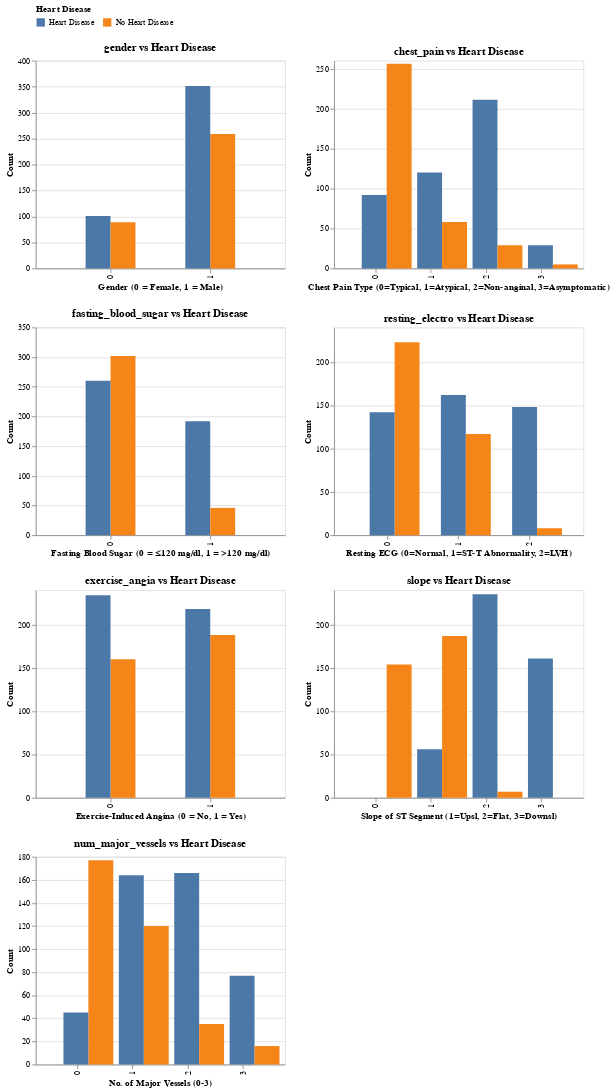

Notebook source saved alongside this figure:
### Code cell
# updated col names
cat_cols = ['gender','chest_pain','fasting_blood_sugar','resting_electro','exercise_angia','slope','num_major_vessels']

axis_titles = {
    'gender': 'Gender (0 = Female, 1 = Male)',
    'chest_pain': 'Chest Pain Type (0=Typical, 1=Atypical, 2=Non-anginal, 3=Asymptomatic)',
    'fasting_blood_sugar': 'Fasting Blood Sugar (0 = ≤120 mg/dl, 1 = >120 mg/dl)',
    'resting_electro': 'Resting ECG (0=Normal, 1=ST-T Abnormality, 2=LVH)',
    'exercise_angia': 'Exercise-Induced Angina (0 = No, 1 = Yes)',
    'slope': 'Slope of ST Segment (1=Upsl, 2=Flat, 3=Downsl)',
    'num_major_vessels': 'No. of Major Vessels (0-3)'}

charts = []

for col in axis_titles.keys():
    chart = alt.Chart(train_heart).mark_bar(size=30).encode(
        x=alt.X(
            f'{col}:N',
            title=axis_titles[col],     
            scale=alt.Scale(paddingInner=0.5, paddingOuter=0.5)),
        xOffset='target:N',
        y=alt.Y('count()', title='Count'),
        color=alt.Color('target:N', title='Heart Disease'),
        tooltip=[alt.Tooltip('count()', title='Count')]).properties(
        title=f'{col} vs Heart Disease',
        width=300,
        height=250)
    charts.append(chart)


rows = []
for i in range(0, len(charts), 2):
    rows.append(alt.hconcat(*charts[i:i+2]))

final_chart = alt.vconcat(*rows).configure_legend(
    orient='top')
final_chart

### Figure 1 — Vega-Lite specification as saved in the notebook (floating-point values rounded to 4 significant figures; data arrays with more than 128 entries replaced by an {"elided": "..."} marker saying what was removed)
{"config": {"view": {"continuousWidth": 300, "continuousHeight": 300}, "legend": {"orient": "top"}}, "vconcat": [{"hconcat": [{"mark": {"type": "bar", "size": 30}, "encoding": {"color": {"field": "target", "title": "Heart Disease", "type": "nominal"}, "tooltip": [{"aggregate": "count", "title": "Count", "type": "quantitative"}], "x": {"field": "gender", "scale": {"paddingInner": 0.5, "paddingOuter": 0.5}, "title": "Gender (0 = Female, 1 = Male)", "type": "nominal"}, "xOffset": {"field": "target", "type": "nominal"}, "y": {"aggregate": "count", "title": "Count", "type": "quantitative"}}, "height": 250, "title": "gender vs Heart Disease", "width": 300}, {"mark": {"type": "bar", "size": 30}, "encoding": {"color": {"field": "target", "title": "Heart Disease", "type": "nominal"}, "tooltip": [{"aggregate": "count", "title": "Count", "type": "quantitative"}], "x": {"field": "chest_pain", "scale": {"paddingInner": 0.5, "paddingOuter": 0.5}, "title": "Chest Pain Type (0=Typical, 1=Atypical, 2=Non-anginal, 3=Asymptomatic)", "type": "nominal"}, "xOffset": {"field": "target", "type": "nominal"}, "y": {"aggregate": "count", "title": "Count", "type": "quantitative"}}, "height": 250, "title": "chest_pain vs Heart Disease", "width": 300}]}, {"hconcat": [{"mark": {"type": "bar", "size": 30}, "encoding": {"color": {"field": "target", "title": "Heart Disease", "type": "nominal"}, "tooltip": [{"aggregate": "count", "title": "Count", "type": "quantitative"}], "x": {"field": "fasting_blood_sugar", "scale": {"paddingInner": 0.5, "paddingOuter": 0.5}, "title": "Fasting Blood Sugar (0 = ≤120 mg/dl, 1 = >120 mg/dl)", "type": "nominal"}, "xOffset": {"field": "target", "type": "nominal"}, "y": {"aggregate": "count", "title": "Count", "type": "quantitative"}}, "height": 250, "title": "fasting_blood_sugar vs Heart Disease", "width": 300}, {"mark": {"type": "bar", "size": 30}, "encoding": {"color": {"field": "target", "title": "Heart Disease", "type": "nominal"}, "tooltip": [{"aggregate": "count", "title": "Count", "type": "quantitative"}], "x": {"field": "resting_electro", "scale": {"paddingInner": 0.5, "paddingOuter": 0.5}, "title": "Resting ECG (0=Normal, 1=ST-T Abnormality, 2=LVH)", "type": "nominal"}, "xOffset": {"field": "target", "type": "nominal"}, "y": {"aggregate": "count", "title": "Count", "type": "quantitative"}}, "height": 250, "title": "resting_electro vs Heart Disease", "width": 300}]}, {"hconcat": [{"mark": {"type": "bar", "size": 30}, "encoding": {"color": {"field": "target", "title": "Heart Disease", "type": "nominal"}, "tooltip": [{"aggregate": "count", "title": "Count", "type": "quantitative"}], "x": {"field": "exercise_angia", "scale": {"paddingInner": 0.5, "paddingOuter": 0.5}, "title": "Exercise-Induced Angina (0 = No, 1 = Yes)", "type": "nominal"}, "xOffset": {"field": "target", "type": "nominal"}, "y": {"aggregate": "count", "title": "Count", "type": "quantitative"}}, "height": 250, "title": "exercise_angia vs Heart Disease", "width": 300}, {"mark": {"type": "bar", "size": 30}, "encoding": {"color": {"field": "target", "title": "Heart Disease", "type": "nominal"}, "tooltip": [{"aggregate": "count", "title": "Count", "type": "quantitative"}], "x": {"field": "slope", "scale": {"paddingInner": 0.5, "paddingOuter": 0.5}, "title": "Slope of ST Segment (1=Upsl, 2=Flat, 3=Downsl)", "type": "nominal"}, "xOffset": {"field": "target", "type": "nominal"}, "y": {"aggregate": "count", "title": "Count", "type": "quantitative"}}, "height": 250, "title": "slope vs Heart Disease", "width": 300}]}, {"hconcat": [{"mark": {"type": "bar", "size": 30}, "encoding": {"color": {"field": "target", "title": "Heart Disease", "type": "nominal"}, "tooltip": [{"aggregate": "count", "title": "Count", "type": "quantitative"}], "x": {"field": "num_major_vessels", "scale": {"paddingInner": 0.5, "paddingOuter": 0.5}, "title": "No. of Major Vessels (0-3)", "type": "nominal"}, "xOffset": {"field": "target", "type": "nominal"}, "y": {"aggregate": "count", "title": "Count", "type": "quantitative"}}, "height": 250, "title": "num_major_vessels vs Heart Disease", "width": 300}]}], "data": {"name": "data-b296bac3fddf3d70c7710599b2355f45"}, "$schema": "https://vega.github.io/schema/vega-lite/v5.20.1.json", "datasets": {"data-b296bac3fddf3d70c7710599b2355f45": {"elided": "800 records"}}}
